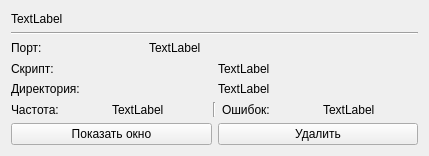
<?xml version="1.0" encoding="UTF-8"?>
<ui version="4.0">
 <class>DeviceInformationWidget</class>
 <widget class="QWidget" name="DeviceInformationWidget">
  <property name="geometry">
   <rect>
    <x>0</x>
    <y>0</y>
    <width>429</width>
    <height>156</height>
   </rect>
  </property>
  <property name="windowTitle">
   <string>Form</string>
  </property>
  <layout class="QVBoxLayout" name="verticalLayout">
   <item>
    <widget class="QLabel" name="labelName">
     <property name="text">
      <string>TextLabel</string>
     </property>
    </widget>
   </item>
   <item>
    <widget class="Line" name="line">
     <property name="orientation">
      <enum>Qt::Horizontal</enum>
     </property>
    </widget>
   </item>
   <item>
    <layout class="QHBoxLayout" name="horizontalLayout">
     <item>
      <widget class="QLabel" name="label">
       <property name="text">
        <string>Порт:</string>
       </property>
      </widget>
     </item>
     <item>
      <widget class="QLabel" name="labelPort">
       <property name="text">
        <string>TextLabel</string>
       </property>
      </widget>
     </item>
     <item>
      <widget class="QLabel" name="labelPortIndicator">
       <property name="text">
        <string/>
       </property>
       <property name="pixmap">
        <pixmap resource="../../resources/resources.qrc">:/offline.png</pixmap>
       </property>
      </widget>
     </item>
    </layout>
   </item>
   <item>
    <layout class="QHBoxLayout" name="horizontalLayout_3">
     <item>
      <widget class="QLabel" name="label_4">
       <property name="text">
        <string>Скрипт:</string>
       </property>
      </widget>
     </item>
     <item>
      <widget class="QLabel" name="labelScript">
       <property name="text">
        <string>TextLabel</string>
       </property>
      </widget>
     </item>
    </layout>
   </item>
   <item>
    <layout class="QHBoxLayout" name="horizontalLayout_5">
     <item>
      <widget class="QLabel" name="label_5">
       <property name="text">
        <string>Директория:</string>
       </property>
      </widget>
     </item>
     <item>
      <widget class="QLabel" name="labelDir">
       <property name="text">
        <string>TextLabel</string>
       </property>
      </widget>
     </item>
    </layout>
   </item>
   <item>
    <layout class="QHBoxLayout" name="horizontalLayout_2">
     <item>
      <widget class="QLabel" name="label_2">
       <property name="text">
        <string>Частота:</string>
       </property>
      </widget>
     </item>
     <item>
      <widget class="QLabel" name="labelFreq">
       <property name="text">
        <string>TextLabel</string>
       </property>
      </widget>
     </item>
     <item>
      <widget class="Line" name="line_2">
       <property name="orientation">
        <enum>Qt::Vertical</enum>
       </property>
      </widget>
     </item>
     <item>
      <widget class="QLabel" name="label_3">
       <property name="text">
        <string>Ошибок:</string>
       </property>
      </widget>
     </item>
     <item>
      <widget class="QLabel" name="labelErrors">
       <property name="text">
        <string>TextLabel</string>
       </property>
      </widget>
     </item>
    </layout>
   </item>
   <item>
    <layout class="QHBoxLayout" name="horizontalLayout_4">
     <item>
      <widget class="QPushButton" name="pushButtonShow">
       <property name="text">
        <string>Показать окно</string>
       </property>
      </widget>
     </item>
     <item>
      <widget class="QPushButton" name="pushButtonDelete">
       <property name="text">
        <string>Удалить</string>
       </property>
      </widget>
     </item>
    </layout>
   </item>
  </layout>
 </widget>
 <resources>
  <include location="../../resources/resources.qrc"/>
 </resources>
 <connections/>
</ui>
